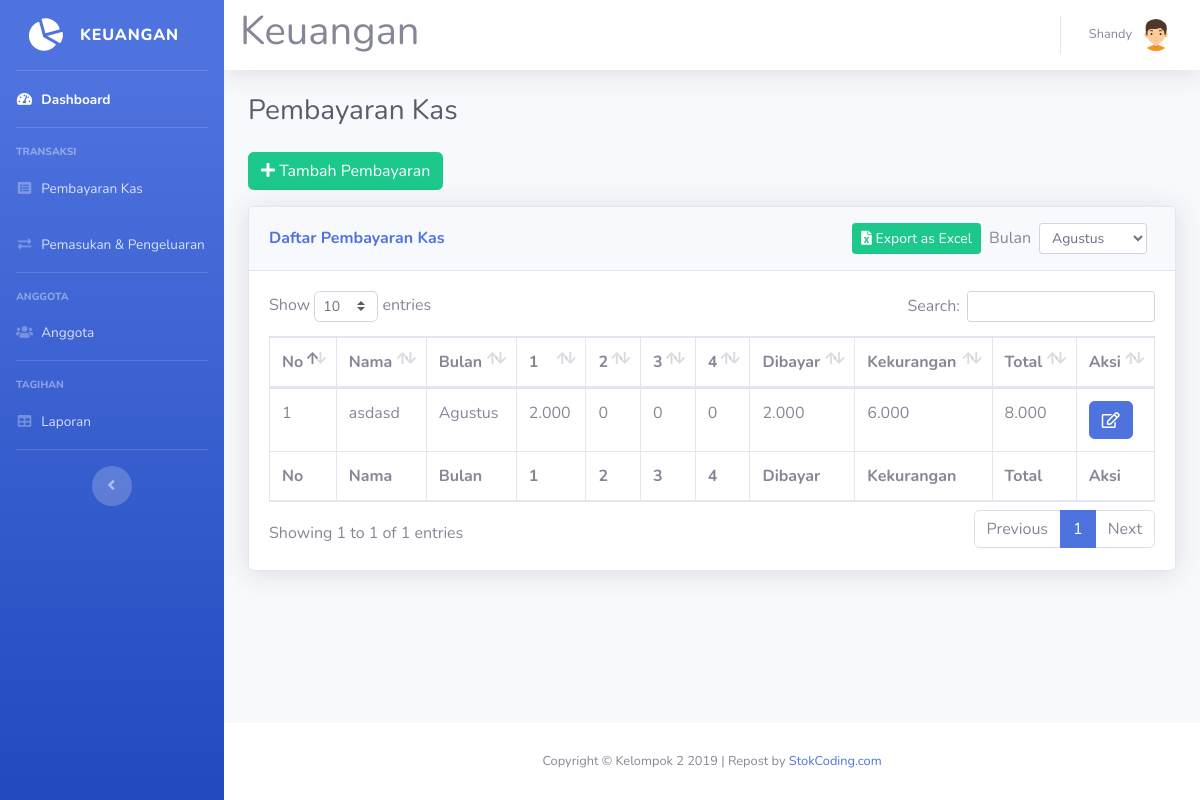
The app's page /pembayaran.php?bulan=Agustus (signed in) with its own data.
### tables this page shows
CREATE TABLE `pembayaran_kas` (
  `id_kas` int(11) NOT NULL,
  `nama` varchar(50) NOT NULL,
  `minggu_1` int(11) DEFAULT 0,
  `minggu_2` int(11) DEFAULT 0,
  `minggu_3` int(11) DEFAULT 0,
  `minggu_4` int(11) DEFAULT 0,
  `bulan` varchar(20) NOT NULL,
  `dibayar` int(11) DEFAULT 0,
  `total` int(11) DEFAULT 0,
  `kekurangan` int(11) DEFAULT 0
);

### pembayaran.php (the view, shortened to what this page needs)
<!DOCTYPE html>
<html lang="en">
<head>
  <link href="vendor/fontawesome-free/css/all.min.css" rel="stylesheet" type="text/css">
  <link href="css/sb-admin-2.min.css" rel="stylesheet">
  <link href="vendor/datatables/dataTables.bootstrap4.min.css" rel="stylesheet">
</head>
<body id="page-top">
<?php
require 'koneksi.php';
require 'sidebar.php';
$bulanOptions = ['Januari', 'Februari', 'Maret', 'April', 'Mei', 'Juni', 'Juli', 'Agustus', 'September', 'Oktober', 'November', 'Desember'];
$selectedBulan = isset($_GET['bulan']) ? $_GET['bulan'] : 'Januari';
$safeBulan = mysqli_real_escape_string($koneksi, $selectedBulan);
$queryKas = mysqli_query($koneksi, "SELECT * FROM pembayaran_kas WHERE bulan = '$safeBulan' ORDER BY nama");
?>
  <div id="content">
<?php require 'navbar.php'; ?>
    <div class="container-fluid">
      <div class="d-sm-flex align-items-center justify-content-between mb-4">
        <h1 class="h3 mb-0 text-gray-800">Pembayaran Kas</h1>
      </div>
      <button type="button" class="btn btn-success mb-3" data-toggle="modal" data-target="#modalTambahKas">
        <i class="fa fa-plus"></i> Tambah Pembayaran
      </button>
      <div class="card shadow mb-4" id="card-pembayaran-kas">
        <div class="card-header py-3 d-flex flex-row align-items-center justify-content-between">
          <h6 class="m-0 font-weight-bold text-primary">Daftar Pembayaran Kas</h6>
          <div class="d-flex align-items-center flex-wrap">
            <a href="export-pembayaran.php?bulan=<?= urlencode($selectedBulan); ?>" class="btn btn-success btn-sm mr-2" title="Simpan sebagai Excel">
              <i class="fas fa-file-excel"></i> Export as Excel
            </a>
            <form class="form-inline mb-0" method="get">
              <div class="form-group mr-2">
                <label for="filter-bulan" class="mr-2 mb-0">Bulan</label>
                <select id="filter-bulan" name="bulan" class="form-control form-control-sm" onchange="this.form.submit()">
<?php
foreach ($bulanOptions as $b) {
  $selected = ($selectedBulan === $b) ? 'selected' : '';
  echo '<option value="' . $b . '" ' . $selected . '>' . $b . '</option>';
}
?>
                </select>
              </div>
            </form>
          </div>
        </div>
        <div class="card-body">
          <div class="table-responsive">
            <table class="table table-bordered" id="dataTable" width="100%" cellspacing="0">
              <thead>
                <tr>
                  <th>No</th>
                  <th>Nama</th>
                  <th>Bulan</th>
                  <th>1</th>
                  <th>2</th>
                  <th>3</th>
                  <th>4</th>
                  <th>Dibayar</th>
                  <th>Kekurangan</th>
                  <th>Total</th>
                  <th class="no-print">Aksi</th>
                </tr>
              </thead>
              <tfoot>
                <tr>
                  <th>No</th>
                  <th>Nama</th>
                  <th>Bulan</th>
                  <th>1</th>
                  <th>2</th>
                  <th>3</th>
                  <th>4</th>
                  <th>Dibayar</th>
                  <th>Kekurangan</th>
                  <th>Total</th>
                  <th class="no-print">Aksi</th>
                </tr>
              </tfoot>
              <tbody>
<?php
$no = 1;
while ($row = mysqli_fetch_assoc($queryKas)) {
?>
                <tr>
                  <td><?= $no++; ?></td>
                  <td><?= htmlspecialchars($row['nama'], ENT_QUOTES, 'UTF-8'); ?></td>
                  <td><?= htmlspecialchars($row['bulan'], ENT_QUOTES, 'UTF-8'); ?></td>
                  <td><?= number_format($row['minggu_1'], 0, ',', '.'); ?></td>
                  <td><?= number_format($row['minggu_2'], 0, ',', '.'); ?></td>
                  <td><?= number_format($row['minggu_3'], 0, ',', '.'); ?></td>
                  <td><?= number_format($row['minggu_4'], 0, ',', '.'); ?></td>
                  <td><?= number_format($row['dibayar'], 0, ',', '.'); ?></td>
                  <td><?= number_format($row['kekurangan'], 0, ',', '.'); ?></td>
                  <td><?= number_format($row['total'], 0, ',', '.'); ?></td>
                  <td class="no-print">
                    <a href="#" type="button" class="fa fa-edit btn btn-primary btn-md" data-toggle="modal" data-target="#modalEditKas<?= $row['id_kas']; ?>"></a>
                  </td>
                </tr>
<?php
}
?>
              </tbody>
            </table>
          </div>
        </div>
      </div>
    </div>
  </div>
<?php require 'footer.php'; ?>
    </div>
  </div>
</body>
</html>

### pembayaran.php (style rules this page uses)
body * { visibility: hidden; }
#card-pembayaran-kas, #card-pembayaran-kas * { visibility: visible; }
#card-pembayaran-kas { position: absolute; left: 0; top: 0; width: 100%; }
.card-header .btn, .card-header .form-inline { display: none !important; }
.table .no-print, th.no-print, td.no-print { display: none !important; }

### records on screen
pembayaran_kas: nama "asdasd", bulan "Agustus", minggu_1 "2.000", minggu_2 "0", minggu_3 "0", minggu_4 "0", dibayar "2.000", kekurangan "6.000", total "8.000"

### other values on screen
$_SESSION['nama'] "Shandy"
form field bulan "Agustus"
